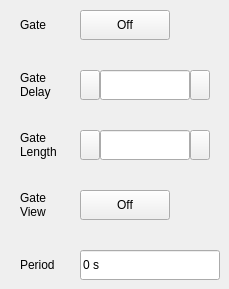
    <widget class="QWidget" name="Period_Trigger_Source">
     <widget class="SA_LineEdit" name="edit_Period_Period">
      <property name="geometry">
       <rect>
        <x>80</x>
        <y>250</y>
        <width>140</width>
        <height>30</height>
       </rect>
      </property>
      <property name="text">
       <string>0 s</string>
      </property>
      <property name="readOnly">
       <bool>true</bool>
      </property>
     </widget>
     <widget class="QLabel" name="label_50">
      <property name="geometry">
       <rect>
        <x>20</x>
        <y>250</y>
        <width>71</width>
        <height>30</height>
       </rect>
      </property>
      <property name="text">
       <string>Period</string>
      </property>
     </widget>
     <widget class="QLabel" name="label_45">
      <property name="geometry">
       <rect>
        <x>20</x>
        <y>70</y>
        <width>61</width>
        <height>30</height>
       </rect>
      </property>
      <property name="text">
       <string>Gate
Delay</string>
      </property>
     </widget>
     <widget class="QLabel" name="label_44">
      <property name="geometry">
       <rect>
        <x>20</x>
        <y>10</y>
        <width>71</width>
        <height>30</height>
       </rect>
      </property>
      <property name="text">
       <string>Gate</string>
      </property>
     </widget>
     <widget class="QPushButton" name="Period_Sweep_Switch">
      <property name="geometry">
       <rect>
        <x>80</x>
        <y>10</y>
        <width>90</width>
        <height>30</height>
       </rect>
      </property>
      <property name="focusPolicy">
       <enum>Qt::NoFocus</enum>
      </property>
      <property name="styleSheet">
       <string notr="true">/*******************indoor**********************/
#sa_dialog_doorcontrol[status  =  &quot;indoor&quot;] 
QPushButton
{
	background-color:rgba(0,0,0,0);
	font: 75 13px &quot;Arial&quot;;
	font-weight:bold;
}
#sa_dialog_doorcontrol[status  =  &quot;indoor&quot;] 
QPushButton:checked
{
	padding:7px 44px 6px 25px;
	color:rgba(87, 87, 87, 1);
	border-image: url(:/sa/image/toggle_on.png);
}
#sa_dialog_doorcontrol[status  =  &quot;indoor&quot;] 
QPushButton:!checked
{
	padding:7px 17px 6px 36px;
	color:rgba(123, 123, 123, 1);
	border-image: url(:/sa/image/toggle_off.png);
}

/*******************outdoor**********************/
#sa_dialog_doorcontrol[status  =  &quot;outdoor&quot;] 
QPushButton
{
	background-color:rgba(0,0,0,0);
	font: 75 13px &quot;Arial&quot;;
	font-weight:bold;
}
#sa_dialog_doorcontrol[status  =  &quot;outdoor&quot;] 
QPushButton:checked
{
	padding:7px 44px 6px 25px;
	color:rgba(87, 87, 87, 1);
	border-image: url(:/sa/image/toggle_on.png);
}
#sa_dialog_doorcontrol[status  =  &quot;outdoor&quot;] 
QPushButton:!checked
{
	padding:7px 17px 6px 36px;
	color:rgba(123, 123, 123, 1);
	border-image: url(:/sa/image/toggle_off.png);
}

/*******************night**********************/
#sa_dialog_doorcontrol[status  =  &quot;night&quot;] 
QPushButton
{
	background-color:rgba(0,0,0,0);
	font: 75 13px &quot;Arial&quot;;
	font-weight:bold;
}
#sa_dialog_doorcontrol[status  =  &quot;night&quot;] 
QPushButton:checked
{
	padding:7px 44px 6px 25px;
	color:rgba(87, 87, 87, 1);
	border-image: url(:/sa/image/night/toggle_on.png);
}
#sa_dialog_doorcontrol[status  =  &quot;night&quot;] 
QPushButton:!checked
{
	padding:7px 17px 6px 36px;
	color:rgba(123, 123, 123, 1);
	border-image: url(:/sa/image/night/toggle_off.png);
}</string>
      </property>
      <property name="text">
       <string>Off</string>
      </property>
      <property name="checkable">
       <bool>true</bool>
      </property>
      <property name="checked">
       <bool>false</bool>
      </property>
     </widget>
     <widget class="QLabel" name="label_46">
      <property name="geometry">
       <rect>
        <x>20</x>
        <y>130</y>
        <width>52</width>
        <height>30</height>
       </rect>
      </property>
      <property name="text">
       <string>Gate 
Length</string>
      </property>
     </widget>
     <widget class="QLabel" name="label_54">
      <property name="geometry">
       <rect>
        <x>20</x>
        <y>190</y>
        <width>81</width>
        <height>30</height>
       </rect>
      </property>
      <property name="text">
       <string>Gate 
View</string>
      </property>
     </widget>
     <widget class="QPushButton" name="pb_Period_GateViewStatus">
      <property name="geometry">
       <rect>
        <x>80</x>
        <y>190</y>
        <width>90</width>
        <height>30</height>
       </rect>
      </property>
      <property name="focusPolicy">
       <enum>Qt::NoFocus</enum>
      </property>
      <property name="styleSheet">
       <string notr="true">/*******************indoor**********************/
#sa_dialog_doorcontrol[status  =  &quot;indoor&quot;] 
QPushButton
{
	background-color:rgba(0,0,0,0);
	font: 75 13px &quot;Arial&quot;;
	font-weight:bold;
}
#sa_dialog_doorcontrol[status  =  &quot;indoor&quot;] 
QPushButton:checked
{
	padding:7px 44px 6px 25px;
	color:rgba(87, 87, 87, 1);
	border-image: url(:/sa/image/toggle_on.png);
}
#sa_dialog_doorcontrol[status  =  &quot;indoor&quot;] 
QPushButton:!checked
{
	padding:7px 17px 6px 36px;
	color:rgba(123, 123, 123, 1);
	border-image: url(:/sa/image/toggle_off.png);
}

/*******************outdoor**********************/
#sa_dialog_doorcontrol[status  =  &quot;outdoor&quot;] 
QPushButton
{
	background-color:rgba(0,0,0,0);
	font: 75 13px &quot;Arial&quot;;
	font-weight:bold;
}
#sa_dialog_doorcontrol[status  =  &quot;outdoor&quot;] 
QPushButton:checked
{
	padding:7px 44px 6px 25px;
	color:rgba(87, 87, 87, 1);
	border-image: url(:/sa/image/toggle_on.png);
}
#sa_dialog_doorcontrol[status  =  &quot;outdoor&quot;] 
QPushButton:!checked
{
	padding:7px 17px 6px 36px;
	color:rgba(123, 123, 123, 1);
	border-image: url(:/sa/image/toggle_off.png);
}

/*******************night**********************/
#sa_dialog_doorcontrol[status  =  &quot;night&quot;] 
QPushButton
{
	background-color:rgba(0,0,0,0);
	font: 75 13px &quot;Arial&quot;;
	font-weight:bold;
}
#sa_dialog_doorcontrol[status  =  &quot;night&quot;] 
QPushButton:checked
{
	padding:7px 44px 6px 25px;
	color:rgba(87, 87, 87, 1);
	border-image: url(:/sa/image/night/toggle_on.png);
}
#sa_dialog_doorcontrol[status  =  &quot;night&quot;] 
QPushButton:!checked
{
	padding:7px 17px 6px 36px;
	color:rgba(123, 123, 123, 1);
	border-image: url(:/sa/image/night/toggle_off.png);
}</string>
      </property>
      <property name="text">
       <string>Off</string>
      </property>
      <property name="checkable">
       <bool>true</bool>
      </property>
      <property name="checked">
       <bool>false</bool>
      </property>
     </widget>
     <widget class="SA_LineEdit" name="edit_Period_TriggerDelay">
      <property name="geometry">
       <rect>
        <x>100</x>
        <y>70</y>
        <width>90</width>
        <height>30</height>
       </rect>
      </property>
     </widget>
     <widget class="SA_LineEdit" name="edit_Period_DoorWidth">
      <property name="geometry">
       <rect>
        <x>100</x>
        <y>130</y>
        <width>90</width>
        <height>30</height>
       </rect>
      </property>
     </widget>
     <widget class="QPushButton" name="pb_Peri_gatedelay_left">
      <property name="geometry">
       <rect>
        <x>80</x>
        <y>70</y>
        <width>20</width>
        <height>30</height>
       </rect>
      </property>
      <property name="text">
       <string/>
      </property>
     </widget>
     <widget class="QPushButton" name="pb_Peri_gatedelay_right">
      <property name="geometry">
       <rect>
        <x>190</x>
        <y>70</y>
        <width>20</width>
        <height>30</height>
       </rect>
      </property>
      <property name="text">
       <string/>
      </property>
     </widget>
     <widget class="QPushButton" name="pb_Peri_gatelength_right">
      <property name="geometry">
       <rect>
        <x>190</x>
        <y>130</y>
        <width>20</width>
        <height>30</height>
       </rect>
      </property>
      <property name="text">
       <string/>
      </property>
     </widget>
     <widget class="QPushButton" name="pb_Peri_gatelength_left">
      <property name="geometry">
       <rect>
        <x>80</x>
        <y>130</y>
        <width>20</width>
        <height>30</height>
       </rect>
      </property>
      <property name="text">
       <string/>
      </property>
     </widget>
    </widget>
